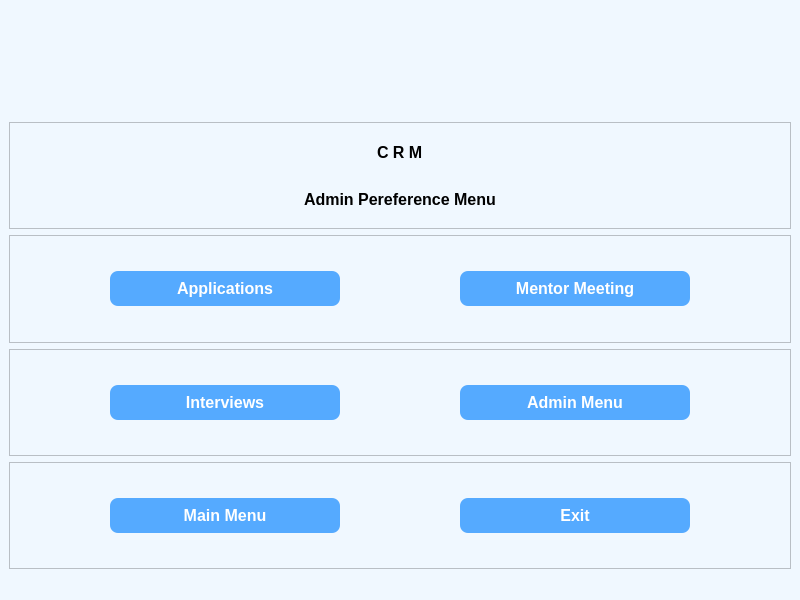
<?xml version="1.0" encoding="UTF-8"?>
<ui version="4.0">
 <class>Preferences_Admin_Menu</class>
 <widget class="QMainWindow" name="Preferences_Admin_Menu">
  <property name="geometry">
   <rect>
    <x>0</x>
    <y>0</y>
    <width>800</width>
    <height>600</height>
   </rect>
  </property>
  <property name="windowTitle">
   <string>MainWindow</string>
  </property>
  <property name="styleSheet">
   <string notr="true">QWidget {
    background-color: #f0f8ff;
}

QPushButton {
    background-color: #4CAF50;
    color: white;
    border-radius: 8px;
    padding: 5px;
}

QPushButton:hover {
    background-color: #45a049;
}

QLineEdit {
    border: 2px solid #ccc;
    border-radius: 4px;
    padding: 4px;
    background-color: #ffffff;
}
</string>
  </property>
  <widget class="QWidget" name="centralwidget">
   <layout class="QVBoxLayout" name="verticalLayout_2">
    <item>
     <widget class="QLabel" name="label">
      <property name="text">
       <string/>
      </property>
      <property name="pixmap">
       <pixmap>Icons/logo_vit_7_3.png</pixmap>
      </property>
      <property name="alignment">
       <set>Qt::AlignCenter</set>
      </property>
     </widget>
    </item>
    <item>
     <widget class="QFrame" name="frame_4">
      <property name="frameShape">
       <enum>QFrame::StyledPanel</enum>
      </property>
      <property name="frameShadow">
       <enum>QFrame::Raised</enum>
      </property>
      <layout class="QVBoxLayout" name="verticalLayout">
       <item alignment="Qt::AlignHCenter">
        <widget class="QLabel" name="label_3">
         <property name="font">
          <font>
           <pointsize>12</pointsize>
           <weight>75</weight>
           <bold>true</bold>
          </font>
         </property>
         <property name="text">
          <string>C R M</string>
         </property>
        </widget>
       </item>
       <item alignment="Qt::AlignHCenter">
        <widget class="QLabel" name="label_4">
         <property name="font">
          <font>
           <pointsize>12</pointsize>
           <weight>75</weight>
           <bold>true</bold>
          </font>
         </property>
         <property name="text">
          <string>Admin Pereference Menu</string>
         </property>
        </widget>
       </item>
      </layout>
     </widget>
    </item>
    <item>
     <widget class="QFrame" name="frame_3">
      <property name="frameShape">
       <enum>QFrame::StyledPanel</enum>
      </property>
      <property name="frameShadow">
       <enum>QFrame::Raised</enum>
      </property>
      <layout class="QHBoxLayout" name="horizontalLayout_3" stretch="20,10,20">
       <property name="leftMargin">
        <number>100</number>
       </property>
       <property name="rightMargin">
        <number>100</number>
       </property>
       <item>
        <widget class="QPushButton" name="preference_admin_menu_button_applications">
         <property name="font">
          <font>
           <pointsize>12</pointsize>
           <weight>75</weight>
           <bold>true</bold>
          </font>
         </property>
         <property name="styleSheet">
          <string notr="true">QPushButton {
    background-color: #55aaff;
    color: white;
    border-radius: 8px;
    padding: 8px;
    font-weight: bold;
}

QPushButton:hover {
    background-color: #8263c6;
}

QPushButton:pressed {
    background-color: #594097;
}
</string>
         </property>
         <property name="text">
          <string>Applications</string>
         </property>
         <property name="icon">
          <iconset>
           <normaloff>Icons/preference_admin.png</normaloff>Icons/preference_admin.png</iconset>
         </property>
         <property name="iconSize">
          <size>
           <width>24</width>
           <height>24</height>
          </size>
         </property>
        </widget>
       </item>
       <item>
        <spacer name="horizontalSpacer">
         <property name="orientation">
          <enum>Qt::Horizontal</enum>
         </property>
         <property name="sizeHint" stdset="0">
          <size>
           <width>40</width>
           <height>20</height>
          </size>
         </property>
        </spacer>
       </item>
       <item>
        <widget class="QPushButton" name="preference_admin_menu_button_metor_meeting">
         <property name="font">
          <font>
           <pointsize>12</pointsize>
           <weight>75</weight>
           <bold>true</bold>
          </font>
         </property>
         <property name="styleSheet">
          <string notr="true">QPushButton {
    background-color: #55aaff;
    color: white;
    border-radius: 8px;
    padding: 8px;
    font-weight: bold;
}

QPushButton:hover {
    background-color: #8263c6;
}

QPushButton:pressed {
    background-color: #594097;
}
</string>
         </property>
         <property name="text">
          <string>Mentor Meeting</string>
         </property>
         <property name="icon">
          <iconset>
           <normaloff>Icons/mentor_meeting.png</normaloff>Icons/mentor_meeting.png</iconset>
         </property>
         <property name="iconSize">
          <size>
           <width>32</width>
           <height>24</height>
          </size>
         </property>
        </widget>
       </item>
      </layout>
     </widget>
    </item>
    <item>
     <widget class="QFrame" name="frame_2">
      <property name="frameShape">
       <enum>QFrame::StyledPanel</enum>
      </property>
      <property name="frameShadow">
       <enum>QFrame::Raised</enum>
      </property>
      <layout class="QHBoxLayout" name="horizontalLayout_2" stretch="20,10,20">
       <property name="leftMargin">
        <number>100</number>
       </property>
       <property name="rightMargin">
        <number>100</number>
       </property>
       <item>
        <widget class="QPushButton" name="preference_admin_menu_button_interviews">
         <property name="font">
          <font>
           <pointsize>12</pointsize>
           <weight>75</weight>
           <bold>true</bold>
          </font>
         </property>
         <property name="styleSheet">
          <string notr="true">QPushButton {
    background-color: #55aaff;
    color: white;
    border-radius: 8px;
    padding: 8px;
    font-weight: bold;
}

QPushButton:hover {
    background-color: #8263c6;
}

QPushButton:pressed {
    background-color: #594097;
}
</string>
         </property>
         <property name="text">
          <string>Interviews</string>
         </property>
         <property name="icon">
          <iconset>
           <normaloff>Icons/interview.png</normaloff>Icons/interview.png</iconset>
         </property>
         <property name="iconSize">
          <size>
           <width>24</width>
           <height>24</height>
          </size>
         </property>
        </widget>
       </item>
       <item>
        <spacer name="horizontalSpacer_2">
         <property name="orientation">
          <enum>Qt::Horizontal</enum>
         </property>
         <property name="sizeHint" stdset="0">
          <size>
           <width>40</width>
           <height>20</height>
          </size>
         </property>
        </spacer>
       </item>
       <item>
        <widget class="QPushButton" name="preference_admin_menu_button_admin_menu">
         <property name="font">
          <font>
           <pointsize>12</pointsize>
           <weight>75</weight>
           <bold>true</bold>
          </font>
         </property>
         <property name="styleSheet">
          <string notr="true">QPushButton {
    background-color: #55aaff;
    color: white;
    border-radius: 8px;
    padding: 8px;
    font-weight: bold;
}

QPushButton:hover {
    background-color: #8263c6;
}

QPushButton:pressed {
    background-color: #594097;
}
</string>
         </property>
         <property name="text">
          <string>Admin Menu</string>
         </property>
         <property name="icon">
          <iconset>
           <normaloff>../../../Desktop/Python/Week_7/Icons/admin_menu.png</normaloff>../../../Desktop/Python/Week_7/Icons/admin_menu.png</iconset>
         </property>
         <property name="iconSize">
          <size>
           <width>24</width>
           <height>24</height>
          </size>
         </property>
        </widget>
       </item>
      </layout>
     </widget>
    </item>
    <item>
     <widget class="QFrame" name="frame">
      <property name="frameShape">
       <enum>QFrame::StyledPanel</enum>
      </property>
      <property name="frameShadow">
       <enum>QFrame::Raised</enum>
      </property>
      <layout class="QHBoxLayout" name="horizontalLayout" stretch="20,10,20">
       <property name="leftMargin">
        <number>100</number>
       </property>
       <property name="rightMargin">
        <number>100</number>
       </property>
       <item>
        <widget class="QPushButton" name="preference_admin_menu_button_main_menu">
         <property name="font">
          <font>
           <pointsize>12</pointsize>
           <weight>75</weight>
           <bold>true</bold>
          </font>
         </property>
         <property name="styleSheet">
          <string notr="true">QPushButton {
    background-color: #55aaff;
    color: white;
    border-radius: 8px;
    padding: 8px;
    font-weight: bold;
}

QPushButton:hover {
    background-color: #8263c6;
}

QPushButton:pressed {
    background-color: #594097;
}
</string>
         </property>
         <property name="text">
          <string>Main Menu</string>
         </property>
         <property name="icon">
          <iconset>
           <normaloff>Icons/main_menu.png</normaloff>Icons/main_menu.png</iconset>
         </property>
         <property name="iconSize">
          <size>
           <width>24</width>
           <height>24</height>
          </size>
         </property>
        </widget>
       </item>
       <item>
        <spacer name="horizontalSpacer_3">
         <property name="orientation">
          <enum>Qt::Horizontal</enum>
         </property>
         <property name="sizeHint" stdset="0">
          <size>
           <width>40</width>
           <height>20</height>
          </size>
         </property>
        </spacer>
       </item>
       <item>
        <widget class="QPushButton" name="preference_admin_menu_button_exit">
         <property name="font">
          <font>
           <pointsize>12</pointsize>
           <weight>75</weight>
           <bold>true</bold>
          </font>
         </property>
         <property name="styleSheet">
          <string notr="true">QPushButton {
    background-color: #55aaff;
    color: white;
    border-radius: 8px;
    padding: 8px;
    font-weight: bold;
}

QPushButton:hover {
    background-color: #8263c6;
}

QPushButton:pressed {
    background-color: #594097;
}
</string>
         </property>
         <property name="text">
          <string>Exit</string>
         </property>
         <property name="icon">
          <iconset>
           <normaloff>Icons/exit-icon.png</normaloff>Icons/exit-icon.png</iconset>
         </property>
         <property name="iconSize">
          <size>
           <width>24</width>
           <height>24</height>
          </size>
         </property>
        </widget>
       </item>
      </layout>
     </widget>
    </item>
   </layout>
  </widget>
  <widget class="QStatusBar" name="statusbar"/>
 </widget>
 <resources/>
 <connections/>
</ui>
